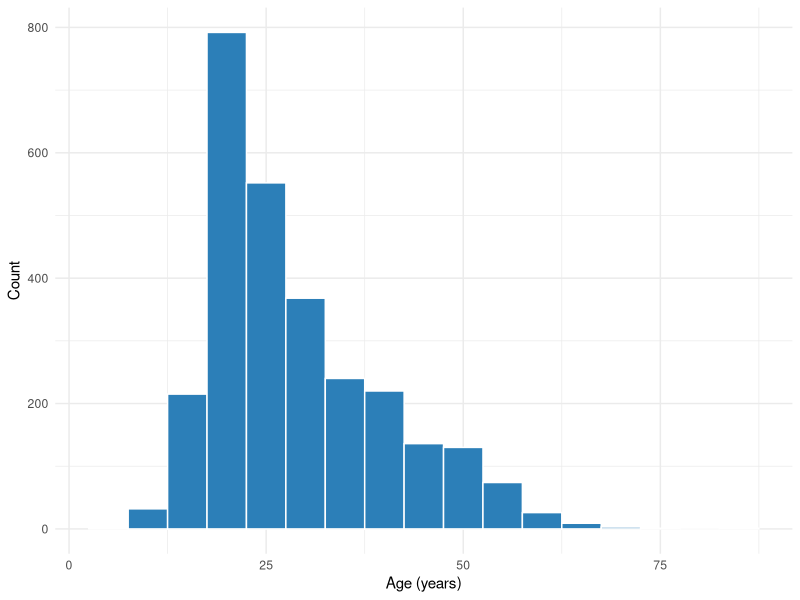
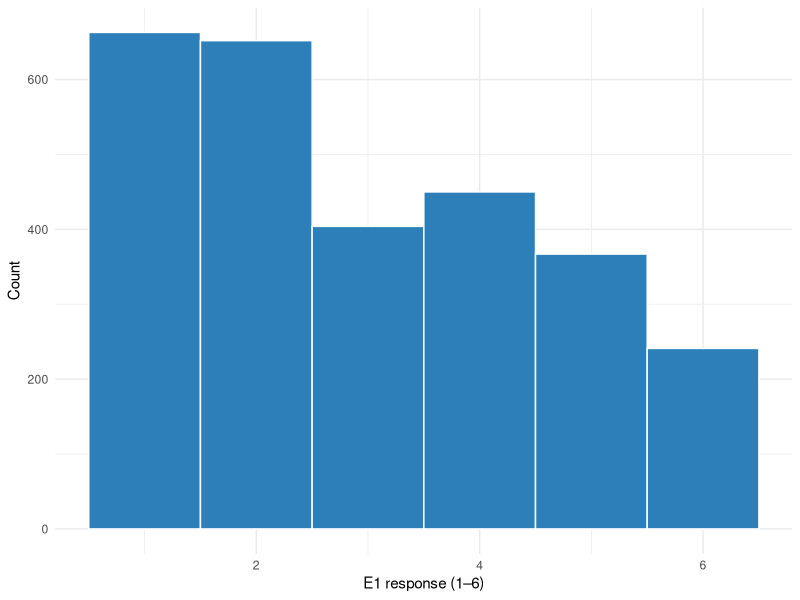
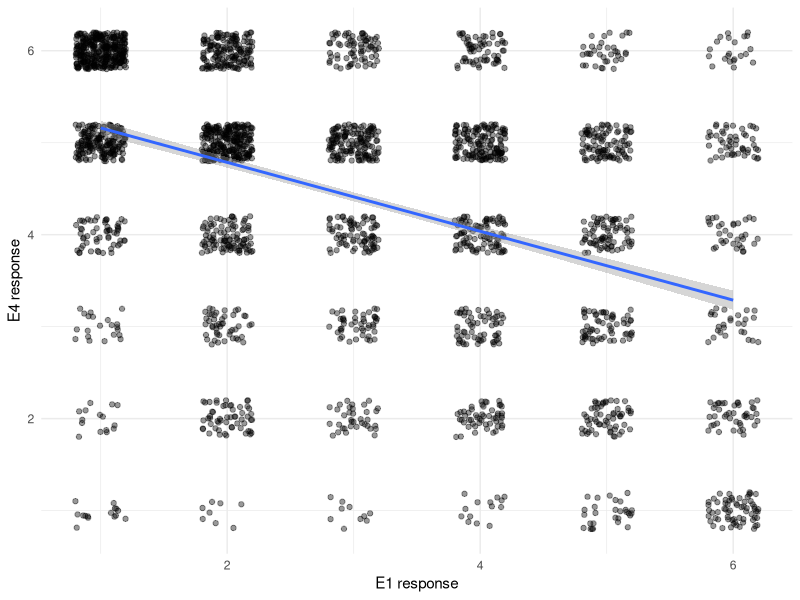
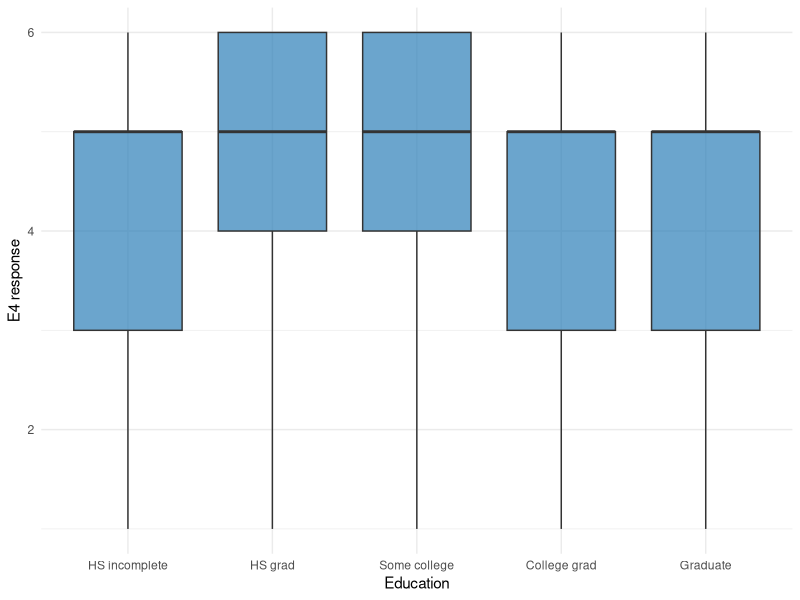
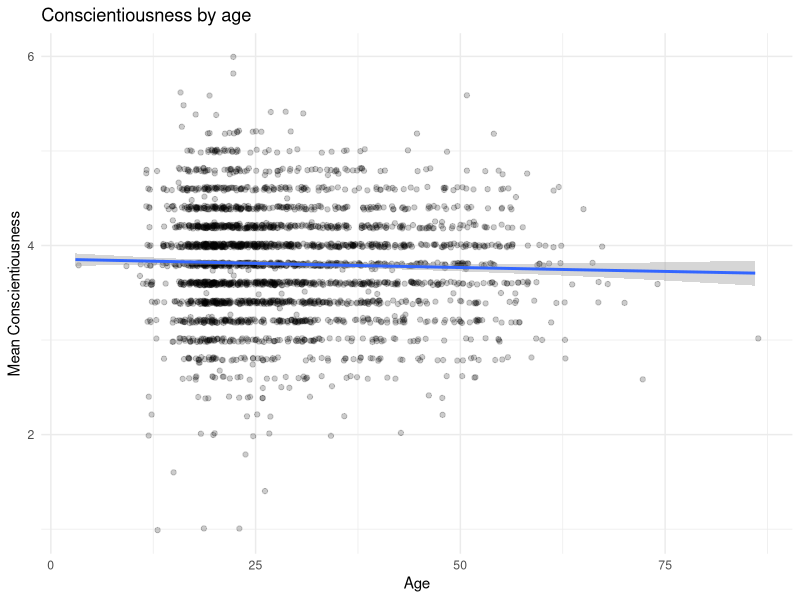

Generate these figures, in order, with R:
## ---- chunk 1
library(tidyverse)
library(psych)

data(bfi)
bfi <- as_tibble(bfi)
## ---- chunk 2
#| fig-width: 8
#| fig-height: 4
#| fig-alt: "Histogram of participant ages with binwidth 5, showing a strong right skew with most participants in their teens through thirties."
ggplot(bfi, aes(x = age)) +
  geom_histogram(binwidth = 5, fill = "#2c7fb8", color = "white") +
  labs(x = "Age (years)", y = "Count") +
  theme_minimal()
## ---- chunk 3
#| fig-width: 8
#| fig-height: 4
#| fig-alt: "Histogram of responses to Extraversion item E1 on a 1–6 scale, showing higher response counts at the lower end of the scale because E1 is reverse-scored."
ggplot(bfi, aes(x = E1)) +
  geom_histogram(binwidth = 1, fill = "#2c7fb8", color = "white") +
  labs(x = "E1 response (1–6)", y = "Count") +
  theme_minimal()
## ---- chunk 4
bfi |>
  filter(age > 60) |>
  count(age) |>
  arrange(desc(age))
## ---- chunk 5
bfi |>
  summarize(across(everything(), ~ mean(is.na(.)) * 100)) |>
  pivot_longer(everything(), names_to = "variable", values_to = "pct_missing") |>
  arrange(desc(pct_missing))
## ---- chunk 6
# E1 (reverse-scored "Don't talk a lot") vs. E4 ("Make friends easily")
cor(bfi$E1, bfi$E4, use = "complete.obs")

# E3 vs. E4 (both forward-scored)
cor(bfi$E3, bfi$E4, use = "complete.obs")
## ---- chunk 7
#| fig-width: 8
#| fig-height: 5
#| fig-alt: "Scatterplot of E1 against E4 with jittered points and a linear trend line, showing a negative relationship between the two items."
ggplot(bfi, aes(x = E1, y = E4)) +
  geom_jitter(width = 0.2, height = 0.2, alpha = 0.4) +
  geom_smooth(method = "lm", se = TRUE) +
  labs(x = "E1 response", y = "E4 response") +
  theme_minimal()
## ---- chunk 8
#| fig-width: 8
#| fig-height: 4.5
#| fig-alt: "Boxplots of Extraversion item E4 across five education levels, with education converted to a labeled factor. Distributions look broadly similar across education levels."
bfi |>
  filter(!is.na(education)) |>
  mutate(education = factor(
    education,
    levels = 1:5,
    labels = c("HS incomplete", "HS grad", "Some college", "College grad", "Graduate")
  )) |>
  ggplot(aes(x = education, y = E4)) +
  geom_boxplot(fill = "#2c7fb8", alpha = 0.7) +
  labs(x = "Education", y = "E4 response") +
  theme_minimal()
## ---- chunk 9
#| fig-width: 8
#| fig-height: 5
#| fig-alt: "Scatterplot of mean Conscientiousness score against age with a smoothed trend line, showing a slight positive relationship between age and conscientiousness."
bfi |>
  mutate(C = rowMeans(across(C1:C5), na.rm = TRUE)) |>
  ggplot(aes(x = age, y = C)) +
  geom_jitter(alpha = 0.2) +
  geom_smooth() +
  labs(x = "Age", y = "Mean Conscientiousness", title = "Conscientiousness by age") +
  theme_minimal()
